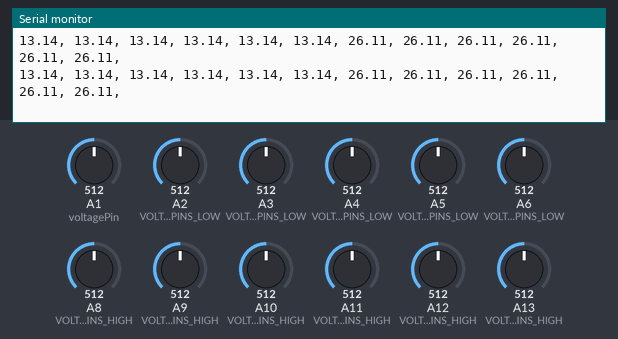
Recording of a sketch running on a simulated Arduino Mega 2560, built with avr-gcc and run on an emulated ATmega2560. Parts: the last lines printed to the serial monitor. Inputs (shaded band) come from the test bench; at power-on: A1 (voltagePin) = 512, A2 (VOLTAGE_PINS_LOW) = 512, A3 (VOLTAGE_PINS_LOW) = 512, A4 (VOLTAGE_PINS_LOW) = 512, A5 (VOLTAGE_PINS_LOW) = 512, A6 (VOLTAGE_PINS_LOW) = 512, A8 (VOLTAGE_PINS_HIGH) = 512, A9 (VOLTAGE_PINS_HIGH) = 512, A10 (VOLTAGE_PINS_HIGH) = 512, A11 (VOLTAGE_PINS_HIGH) = 512, A12 (VOLTAGE_PINS_HIGH) = 512, A13 (VOLTAGE_PINS_HIGH) = 512.

Above: at 1.4 s.
1.5 s: A1 (voltagePin) set to 716
At 2.4 s:
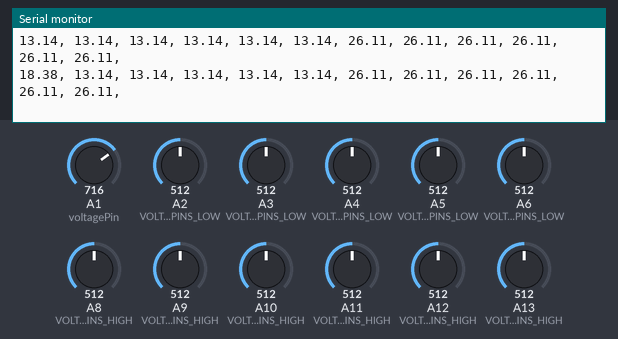
3.0 s: A2 (VOLTAGE_PINS_LOW) set to 716
At 3.7 s:
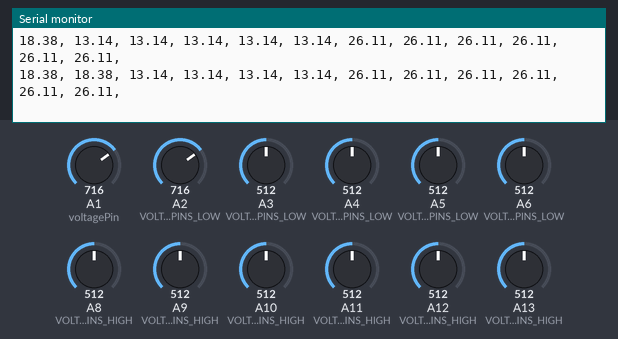
6.3 s: A3 (VOLTAGE_PINS_LOW) set to 716
At 6.8 s:
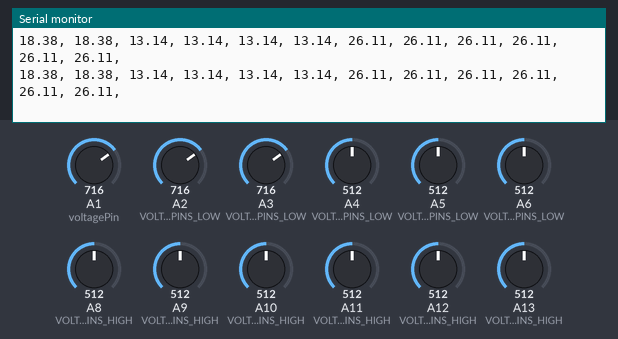
7.8 s: A4 (VOLTAGE_PINS_LOW) set to 716
At 8.5 s:
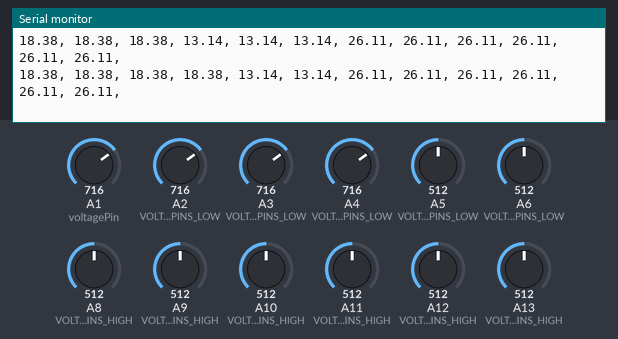
9.3 s: A5 (VOLTAGE_PINS_LOW) set to 716
At 9.9 s:
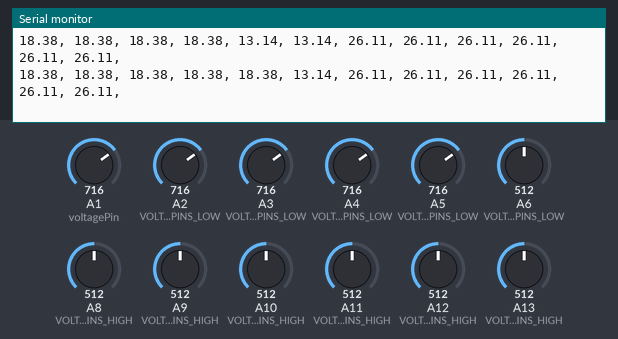
12.6 s: A6 (VOLTAGE_PINS_LOW) set to 716
At 13.1 s:
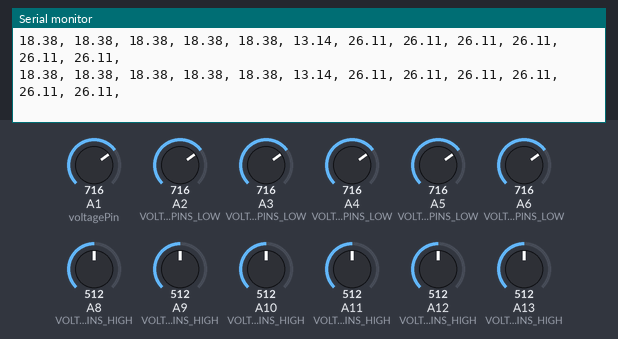

Measured:
- after the input at 1.5 s, the serial monitor: prints a new line after 0.38 s (image 1)
- after the input at 3.0 s, the serial monitor: prints a new line after 0.14 s (image 2)
- after the input at 7.8 s, the serial monitor: prints a new line after 0.36 s (image 4)
- after the input at 9.3 s, the serial monitor: prints a new line after 0.11 s (image 5)

The sketch:

voltage_sensor.ino
```cpp
//----------VOLTAGE SENSOR SETTINGS----------
const int VOLTAGE_PINS_LOW[] = {A1, A2, A3, A4, A5, A6};
const int VOLTAGE_PINS_HIGH[] = {A8, A9, A10, A11, A12, A13};
#define NUMBER_OF_VOLTAGE_SENSORS_HIGH 6
#define NUMBER_OF_VOLTAGE_SENSORS_LOW 6
#define TOTAL_VOLTAGE_SENSORS 12
#define VOLTAGE_DIVIDER_RATIO 5.0
#define MAX_ADC 1023.0
#define VREF 5.17
#define CALIBRATION_FACTOR 1.016
//-------------------------------------------

const int voltagePin = A1;

float voltage = 0.0;
float vout = 0.0;
float vin = 0.0;

float readVoltageHigh(int adcPin) {
  int sensorValue = analogRead(adcPin);
  float x = sensorValue * VREF;
  float voltage = x / MAX_ADC;
  voltage = voltage * (33.3 / 3.3);
  return voltage;
}

float readVoltageLow(int adcPin) {
  int sensorValue = analogRead(adcPin);
  float x = sensorValue * VREF;
  float voltage = x / MAX_ADC;
  voltage = voltage * VOLTAGE_DIVIDER_RATIO;
  return voltage * CALIBRATION_FACTOR;
}

void setup() {
  Serial.begin(115200);
}

void loop() {
  // low voltage
  float low_volts[6];
  for (int i = 0; i<6; i++) {
    low_volts[i] = readVoltageLow(VOLTAGE_PINS_LOW[i]);
  }


  float high_volts[6];
  for (int i = 0; i<6; i++) {
    high_volts[i] = readVoltageHigh(VOLTAGE_PINS_HIGH[i]);
  }

  float voltage_readings[12];

// Copy low readings
  for (int i = 0; i < NUMBER_OF_VOLTAGE_SENSORS_LOW; i++) {
      voltage_readings[i] = low_volts[i];
  }

  // Copy high readings
  for (int i = 0; i < NUMBER_OF_VOLTAGE_SENSORS_HIGH; i++) {
      voltage_readings[i + NUMBER_OF_VOLTAGE_SENSORS_LOW] = high_volts[i];
  }

  for (int i = 0; i<12; i++) {
    Serial.print(voltage_readings[i]);
    Serial.print(", ");
    delay(10);
  }
  Serial.println("");


// float sensorValue = analogRead(voltagePin);   // Read analog value (0–1023)
// // float sensorValue = 941.16;
//   Serial.print("sensor value ");
//   Serial.println(sensorValue);


//   float x = sensorValue * 5;
//   vout = x / 1023;
//   Serial.print("vout ");
//   Serial.println(vout);
//   float measured = (vout * 33.3) / 3.3;
//   vin = 1.03 * measured + 0.25;

//   Serial.print("vin ");
//   Serial.println(vin);
//

  delay(500);
}
```
